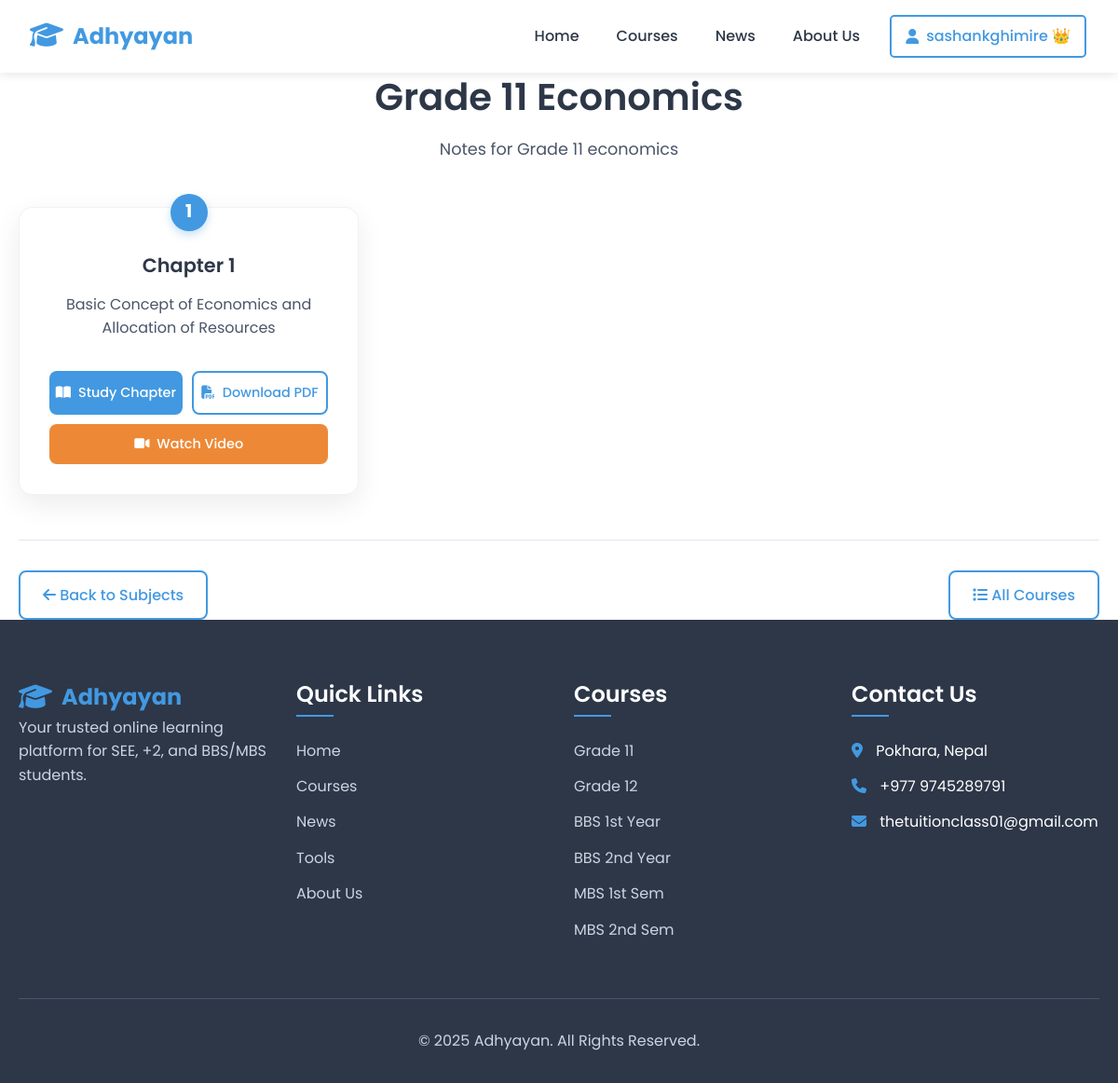
The page /courses/grade-11/grade-11-economics/ (signed in) on the database its author committed.
### notes/models.py (models this page shows, shortened)
class Subject(models.Model):
    course = models.ForeignKey(
        Course,
        on_delete=models.CASCADE,
        related_name='subjects',
        help_text="Select which course this subject belongs to"
    )
    title = models.CharField(max_length=200)
    slug = models.SlugField(help_text="URL-friendly version of title")
    description = models.TextField(blank=True, help_text="Subject description")
    display_order = models.IntegerField(
        default=0,
        help_text="Order in which subjects appear (lower number = first)"
    )
    is_active = models.BooleanField(
        default=True,
        help_text="Uncheck to hide subject from website"
    )
    created_at = models.DateTimeField(auto_now_add=True)
    updated_at = models.DateTimeField(auto_now=True)
    class Meta:
        ordering = ['display_order', 'title']
        unique_together = ['course', 'slug']  # Same slug can't repeat in same course

class Chapter(models.Model):
    subject = models.ForeignKey(
        Subject,
        on_delete=models.CASCADE,
        related_name='chapters',
        help_text="Select which subject this chapter belongs to"
    )
    title = models.CharField(max_length=200)
    slug = models.SlugField(help_text="URL-friendly version of title")
    content = models.TextField(
        blank=True,
        help_text="Chapter content (text only for now)"
    )
    pdf_file = models.FileField(
        upload_to='',
        blank=True,
        null=True,
        help_text="Upload PDF file for this chapter"
    )
    video_url = models.URLField(
        blank=True,
        null=True,
        help_text="Enter Google Drive/YouTube video link"
    )
    display_order = models.IntegerField(
        default=0,
        help_text="Order in which chapters appear (lower number = first)"
    )
    is_active = models.BooleanField(
        default=True,
        help_text="Uncheck to hide chapter from website"
    )
    created_at = models.DateTimeField(auto_now_add=True)
    updated_at = models.DateTimeField(auto_now=True)
    class Meta:
        ordering = ['display_order', 'title']
        unique_together = ['subject', 'slug']  # Same slug can't repeat in same subject

### notes/views.py (the view)
# urls.py: path('courses/<slug:course_slug>/<slug:subject_slug>/', views.subject_detail, name='subject_detail'),
def subject_detail(request, course_slug, subject_slug):
    course = get_object_or_404(Course, slug=course_slug, is_active=True)
    subject = get_object_or_404(Subject, slug=subject_slug, course=course, is_active=True)
    chapters = subject.chapters.filter(is_active=True).order_by('display_order', 'title')
    paginator = Paginator(chapters, 10)  # Show 10 chapters per page
    page_number = request.GET.get('page')
    page_obj = paginator.get_page(page_number)
    context = {
        'course': course,
        'subject': subject,
        'chapters': page_obj,  # Use page_obj instead of chapters
        'page_title': f"{subject.title} - {course.title}"
    }
    return render(request, 'courses/subject_detail.html', context)

### templates/courses/subject_detail.html (shortened to what this page needs)
{% extends 'base.html' %}
{% load static %}
{% block content %}
<div class="container">
    <div class="page-header">
        <h1 class="page-title">{{ subject.title }}</h1>
        <p class="page-subtitle">{{ subject.description }}</p>
    </div>
    <div class="chapters-grid">
        {% for chapter in chapters %}
        <div class="chapter-card">
            <div class="chapter-number">{{ forloop.counter }}</div>
            <h3 class="chapter-title">{{ chapter.title }}</h3>
            <p class="chapter-description">{{ chapter.content|truncatewords:15 }}</p>
            <div class="chapter-actions">
                {% if chapter.pdf_file %}
                <a href="{% url 'study_chapter' course.slug subject.slug chapter.slug %}" class="btn btn-primary">
                    <i class="fas fa-book-open"></i> Study Chapter
                </a>
                {% else %}
                <button class="btn btn-primary" disabled title="PDF not available yet">
                    <i class="fas fa-book-open"></i> Study Chapter
                </button>
                {% endif %}
                {% if chapter.pdf_file %}
                    {% if user.is_authenticated and user.profile.is_premium %}
                    <a href="{{ chapter.pdf_file.url }}"
                       class="btn btn-secondary"
                       target="_blank"
                       download="{{ chapter.title|slugify }}.pdf">
                        <i class="fas fa-file-pdf"></i> Download PDF
                    </a>
                    {% endif %}
                {% else %}
                <button class="btn btn-secondary" disabled title="PDF not available yet">
                    <i class="fas fa-file-pdf"></i> Download PDF
                </button>
                {% endif %}
                {% if chapter.video_url %}
                    {% if user.is_authenticated and user.profile.is_premium %}
                    <a href="{{ chapter.video_url }}" class="btn btn-accent" target="_blank">
                        <i class="fas fa-video"></i> Watch Video
                    </a>
                    {% endif %}
                {% else %}
                <button class="btn btn-accent" disabled title="Video not available yet">
                    <i class="fas fa-video"></i> Watch Video
                </button>
                {% endif %}
            </div>
        </div>
        {% empty %}
        <div class="empty-chapters">
            <i class="fas fa-book fa-4x"></i>
            <h3>No Chapters Available Yet</h3>
            <p>Chapters will be added to this subject soon.</p>
        </div>
        {% endfor %}
    </div>
    <div class="subject-navigation mt-5">
        <a href="{% url 'course_detail' course.slug %}" class="btn btn-secondary">
            <i class="fas fa-arrow-left"></i> Back to Subjects
        </a>
        <a href="{% url 'courses_page' %}" class="btn btn-outline">
            <i class="fas fa-list"></i> All Courses
        </a>
    </div>
</div>
{% endblock %}

### templates/base.html (shortened to what this page needs)
<!DOCTYPE html>
{% load static %}
<html lang="en">
<head>
  <link rel="stylesheet" href="{% static 'css/style.css' %}">
  <link rel="stylesheet" href="https://cdnjs.cloudflare.com/ajax/libs/font-awesome/6.4.0/css/all.min.css">
</head>
<body>
  <header>
    <div class="navbar">
      <div class="logo">
        <i class="fas fa-graduation-cap"></i>
        <span>Adhyayan</span>
      </div>
      <nav id="nav-links">
        <a href="/" {% if request.path == '/' %}class="active"{% endif %}>Home</a>
        <a href="{% url 'courses_page' %}">Courses</a>
        <a href="#news">News</a>
        <a href="#about">About Us</a>
{% if user.is_authenticated %}
    {% if not user.is_staff %}
        <div class="user-menu">
            <a href="#" class="btn-login">
                <i class="fas fa-user"></i> {{ user.username }}
                {% if user.profile.is_premium %}👑{% endif %}
            </a>
        </div>
    {% else %}
        <a href="{% url 'login' %}" class="btn-login">
            <i class="fas fa-sign-in-alt"></i> Login
        </a>
    {% endif %}
{% else %}
    <a href="{% url 'login' %}" class="btn-login">
        <i class="fas fa-sign-in-alt"></i> Login
    </a>
{% endif %}
      </nav>
    </div>
  </header>
  <main>
    {% block content %}{% endblock %}
  </main>
  <footer>
    <div class="container">
      <div class="footer-content">
        <div class="footer-section">
          <div class="logo">
            <i class="fas fa-graduation-cap"></i>
            <span>Adhyayan</span>
          </div>
          <p>Your trusted online learning platform for SEE, +2, and BBS/MBS students.</p>
        </div>
        <div class="footer-section">
          <h3>Quick Links</h3>
          <ul>
            <li><a href="/">Home</a></li>
            <li><a href="{% url 'courses_page' %}">Courses</a></li>
            <li><a href="#news">News</a></li>
            <li><a href="#">Tools</a></li>
            <li><a href="#">About Us</a></li>
          </ul>
        </div>
        <div class="footer-section">
          <h3>Courses</h3>
          <ul>
            <li><a href="/g1-all/">Grade 11</a></li>
            <li><a href="/grade12/">Grade 12</a></li>
            <li><a href="/bbs1/">BBS 1st Year</a></li>
            <li><a href="/bbs2/">BBS 2nd Year</a></li>
            <li><a href="/mbs1/">MBS 1st Sem</a></li>
            <li><a href="/mbs2/">MBS 2nd Sem</a></li>
          </ul>
        </div>
        <div class="footer-section">
          <h3>Contact Us</h3>
          <ul>
            <li><i class="fas fa-map-marker-alt"></i> Pokhara, Nepal</li>
            <li><i class="fas fa-phone"></i> +977 9745289791 </li>
            <li><i class="fas fa-envelope"></i> thetuitionclass01@gmail.com</li>
          </ul>
        </div>
      </div>
      <div class="footer-bottom">
        <p>&copy; 2025 Adhyayan. All Rights Reserved.</p>
      </div>
    </div>
  </footer>
</body>
</html>

### frontend/static/css/style.css (style rules this page uses)
* { margin: 0; padding: 0; box-sizing: border-box; }
:root { --primary-color: #4299e1; --primary-dark: #3182ce; --secondary-color: #4a5568; --accent-color: #ed8936; --light-color: #f7fafc; --dark-color: #2d3748; --success-color: #48bb78; --warning-color: #ecc94b; --danger-color: #f56565; --gray-light: #e2e8f0; --gray: #a0aec0; --border-radius: 8px; --box-shadow: 0 4px 6px rgba(0, 0, 0, 0.1); --transition: all 0.3s ease; }
body { font-family: 'Poppins', sans-serif; line-height: 1.6; color: var(--dark-color); background-color: #fff; }
.container { width: 100%; max-width: 1200px; margin: 0 auto; padding: 0 20px; }
h1, h2, h3, h4, h5, h6 { font-weight: 600; line-height: 1.3; margin-bottom: 1rem; }
h1 { font-size: 2.5rem; }
h3 { font-size: 1.5rem; }
p { margin-bottom: 1rem; }
.btn { display: inline-block; padding: 12px 24px; border-radius: var(--border-radius); text-decoration: none; font-weight: 500; text-align: center; transition: var(--transition); cursor: pointer; border: none; font-family: inherit; }
.btn-primary { background-color: var(--primary-color); color: white; }
.btn-secondary { background-color: white; color: var(--primary-color); border: 2px solid var(--primary-color); }
.btn-outline { background-color: transparent; color: var(--primary-color); border: 2px solid var(--primary-color); }
.btn-login { padding: 8px 20px; background-color: transparent; color: var(--primary-color); border: 2px solid var(--primary-color); border-radius: var(--border-radius); text-decoration: none; font-weight: 500; transition: var(--transition); white-space: nowrap; }
header { background-color: white; box-shadow: 0 2px 10px rgba(0, 0, 0, 0.1); position: sticky; top: 0; z-index: 1000; }
.navbar { display: flex; justify-content: space-between; align-items: center; padding: 1rem 2rem; max-width: 1200px; margin: 0 auto; }
.logo { display: flex; align-items: center; font-size: 1.5rem; font-weight: 700; color: var(--primary-color); }
.logo i { margin-right: 10px; font-size: 1.8rem; }
nav { display: flex; align-items: center; }
nav > a { margin-left: 2rem; text-decoration: none; color: var(--dark-color); font-weight: 500; transition: var(--transition); position: relative; }
footer { background-color: var(--dark-color); color: white; padding: 4rem 0 1rem; }
.footer-content { display: grid; grid-template-columns: repeat(auto-fit, minmax(200px, 1fr)); gap: 2rem; margin-bottom: 3rem; }
.footer-section h3 { margin-bottom: 1.5rem; color: white; position: relative; padding-bottom: 0.5rem; }
.footer-section h3::after { content: ''; position: absolute; bottom: 0; left: 0; width: 40px; height: 2px; background-color: var(--primary-color); }
.footer-section p { color: #cbd5e0; margin-bottom: 1.5rem; }
.footer-section ul { list-style: none; }
.footer-section ul li { margin-bottom: 0.8rem; }
.footer-section ul li a { color: #cbd5e0; text-decoration: none; transition: var(--transition); }
.footer-section ul li i { margin-right: 10px; color: var(--primary-color); }
.footer-bottom { text-align: center; padding-top: 2rem; border-top: 1px solid #4a5568; color: #cbd5e0; }
.user-menu { position: relative; display: inline-block; }
#nav-links a, #nav-links .btn-login, #nav-links .user-menu > a { color: white; text-decoration: none; padding: 8px 15px; border-radius: 5px; transition: background-color 0.3s; display: inline-flex; align-items: center; gap: 8px; }
#nav-links > * { margin: 0 2px; }
:root { --primary-color: #4299e1; --primary-dark: #3182ce; --secondary-color: #4a5568; --accent-color: #ed8936; --light-color: #f7fafc; --dark-color: #2d3748; --gray-light: #e2e8f0; --gray: #a0aec0; --border-radius: 8px; --box-shadow: 0 4px 6px rgba(0, 0, 0, 0.1); --transition: all 0.3s ease; }
.btn-accent { background-color: var(--accent-color); color: white; border: none; }

### templates/base.html (style rules this page uses)
#nav-links a:not(.btn-login):not(.user-menu > a) { color: #2d3748 !important; text-decoration: none !important; padding: 8px 15px !important; margin: 0 5px !important; border-radius: 5px !important; transition: all 0.3s !important; }
.btn-login { color: #4299e1 !important; border: 2px solid #4299e1 !important; background: transparent !important; margin-left: 10px !important; }
.user-menu > a { color: #4299e1 !important; border: 2px solid #4299e1 !important; background: transparent !important; margin-left: 10px !important; }

### rows shown on the page
Subject: title "Grade 11 Economics", description "Notes for Grade 11 economics"
Chapter: title "Chapter 1", content "Basic Concept of Economics and Allocation of Resources", shows "Study Chapter"

### other values the page prints
{{ user.username }} "sashankghimire"
